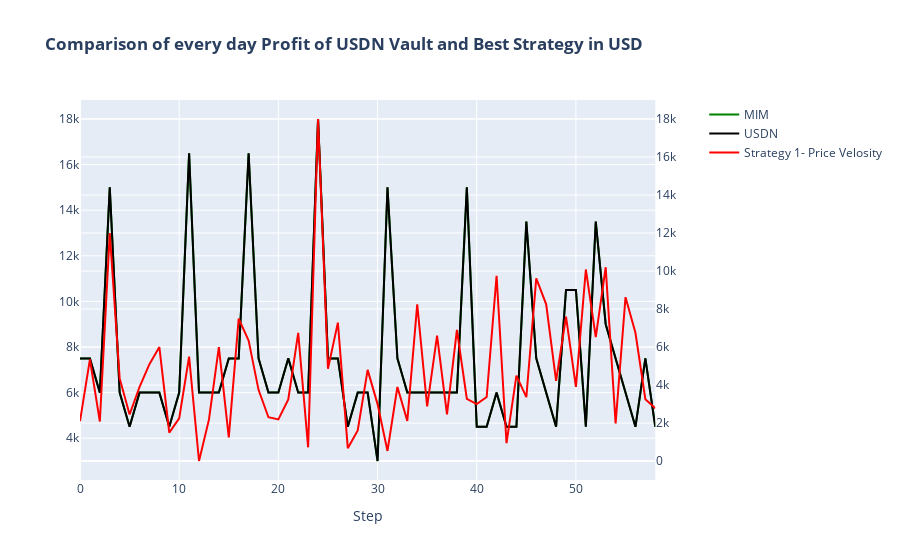

Source (notebook cell):
### Code cell
fig = make_subplots(subplot_titles=('' ), specs=[[{"secondary_y": True}]])

fig.add_trace(go.Scatter(x=k, y=profit3, line=dict(color='green'), name='MIM'), secondary_y=False)
fig.add_trace(go.Scatter(x=k, y=profit3, line=dict(color='black'), name='USDN'), secondary_y=False)
fig.add_trace(go.Scatter(x=k, y=profit_day1, line=dict(color='red'), name='Strategy 1- Price Velosity'), secondary_y=True)


fig.update_layout(title_text='<b>Comparison of every day Profit of USDN Vault and Best Strategy in USD </b>')
fig.update_xaxes(title_text='Step')
fig.show()
